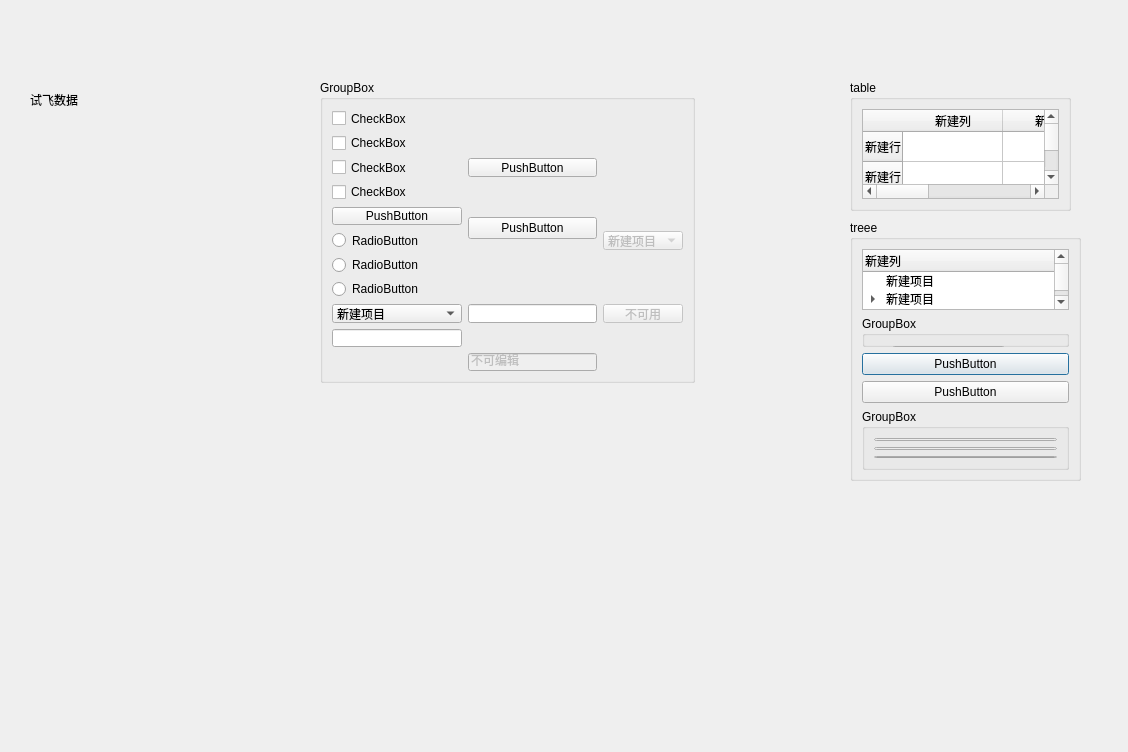
<?xml version="1.0" encoding="UTF-8"?>
<ui version="4.0">
 <class>BTQSSDialog</class>
 <widget class="QDialog" name="BTQSSDialog">
  <property name="geometry">
   <rect>
    <x>0</x>
    <y>0</y>
    <width>1128</width>
    <height>752</height>
   </rect>
  </property>
  <property name="windowTitle">
   <string>Dialog</string>
  </property>
  <property name="styleSheet">
   <string notr="true"/>
  </property>
  <widget class="QLabel" name="label">
   <property name="geometry">
    <rect>
     <x>30</x>
     <y>80</y>
     <width>241</width>
     <height>41</height>
    </rect>
   </property>
   <property name="text">
    <string>&lt;html&gt;&lt;head/&gt;&lt;body&gt;&lt;p&gt;试飞数据&lt;/p&gt;&lt;/body&gt;&lt;/html&gt;</string>
   </property>
  </widget>
  <widget class="QGroupBox" name="groupBox">
   <property name="geometry">
    <rect>
     <x>850</x>
     <y>220</y>
     <width>231</width>
     <height>261</height>
    </rect>
   </property>
   <property name="title">
    <string>treee</string>
   </property>
   <layout class="QVBoxLayout" name="verticalLayout">
    <item>
     <widget class="QTreeWidget" name="treeWidget">
      <column>
       <property name="text">
        <string>新建列</string>
       </property>
      </column>
      <item>
       <property name="text">
        <string>新建项目</string>
       </property>
      </item>
      <item>
       <property name="text">
        <string>新建项目</string>
       </property>
       <item>
        <property name="text">
         <string>新建子项目</string>
        </property>
       </item>
       <item>
        <property name="text">
         <string>新建项目</string>
        </property>
       </item>
       <item>
        <property name="text">
         <string>新建项目</string>
        </property>
       </item>
       <item>
        <property name="text">
         <string>新建项目</string>
        </property>
       </item>
      </item>
      <item>
       <property name="text">
        <string>新建项目</string>
       </property>
       <item>
        <property name="text">
         <string>新建子项目</string>
        </property>
       </item>
       <item>
        <property name="text">
         <string>新建项目</string>
        </property>
        <item>
         <property name="text">
          <string>新建子项目</string>
         </property>
        </item>
       </item>
       <item>
        <property name="text">
         <string>新建项目</string>
        </property>
       </item>
       <item>
        <property name="text">
         <string>新建项目</string>
        </property>
       </item>
      </item>
     </widget>
    </item>
    <item>
     <widget class="QGroupBox" name="groupBox_5">
      <property name="title">
       <string>GroupBox</string>
      </property>
      <widget class="QLineEdit" name="lineEdit_7">
       <property name="geometry">
        <rect>
         <x>30</x>
         <y>30</y>
         <width>113</width>
         <height>21</height>
        </rect>
       </property>
      </widget>
      <widget class="QLineEdit" name="lineEdit_8">
       <property name="geometry">
        <rect>
         <x>10</x>
         <y>100</y>
         <width>321</width>
         <height>41</height>
        </rect>
       </property>
      </widget>
      <widget class="QLineEdit" name="lineEdit_9">
       <property name="geometry">
        <rect>
         <x>30</x>
         <y>50</y>
         <width>171</width>
         <height>31</height>
        </rect>
       </property>
      </widget>
     </widget>
    </item>
    <item>
     <widget class="QPushButton" name="pushButton_5">
      <property name="text">
       <string>PushButton</string>
      </property>
     </widget>
    </item>
    <item>
     <widget class="QPushButton" name="pushButton_6">
      <property name="text">
       <string>PushButton</string>
      </property>
     </widget>
    </item>
    <item>
     <widget class="QGroupBox" name="groupBox_4">
      <property name="title">
       <string>GroupBox</string>
      </property>
      <layout class="QVBoxLayout" name="verticalLayout_4">
       <item>
        <widget class="QLineEdit" name="lineEdit_6"/>
       </item>
       <item>
        <widget class="QLineEdit" name="lineEdit_5"/>
       </item>
       <item>
        <widget class="QLineEdit" name="lineEdit_4"/>
       </item>
      </layout>
     </widget>
    </item>
   </layout>
  </widget>
  <widget class="QGroupBox" name="groupBox_3">
   <property name="geometry">
    <rect>
     <x>320</x>
     <y>80</y>
     <width>375</width>
     <height>303</height>
    </rect>
   </property>
   <property name="title">
    <string>GroupBox</string>
   </property>
   <layout class="QVBoxLayout" name="verticalLayout_3">
    <item>
     <layout class="QGridLayout" name="gridLayout">
      <item row="5" column="2">
       <widget class="QComboBox" name="comboBox_2">
        <property name="enabled">
         <bool>false</bool>
        </property>
        <item>
         <property name="text">
          <string>新建项目</string>
         </property>
        </item>
        <item>
         <property name="text">
          <string>新建项目</string>
         </property>
        </item>
        <item>
         <property name="text">
          <string>新建项目</string>
         </property>
        </item>
        <item>
         <property name="text">
          <string>新建项目</string>
         </property>
        </item>
       </widget>
      </item>
      <item row="4" column="1" rowspan="2">
       <widget class="QPushButton" name="pushButton">
        <property name="text">
         <string>PushButton</string>
        </property>
       </widget>
      </item>
      <item row="3" column="0">
       <widget class="QCheckBox" name="checkBox_4">
        <property name="text">
         <string>CheckBox</string>
        </property>
       </widget>
      </item>
      <item row="2" column="0">
       <widget class="QCheckBox" name="checkBox">
        <property name="text">
         <string>CheckBox</string>
        </property>
        <property name="checked">
         <bool>false</bool>
        </property>
        <property name="tristate">
         <bool>true</bool>
        </property>
       </widget>
      </item>
      <item row="4" column="0">
       <widget class="QPushButton" name="pushButton_4">
        <property name="text">
         <string>PushButton</string>
        </property>
       </widget>
      </item>
      <item row="9" column="0">
       <widget class="QLineEdit" name="lineEdit"/>
      </item>
      <item row="10" column="1">
       <widget class="QLineEdit" name="lineEdit_3">
        <property name="enabled">
         <bool>false</bool>
        </property>
        <property name="text">
         <string>不可编辑</string>
        </property>
       </widget>
      </item>
      <item row="6" column="0">
       <widget class="QRadioButton" name="radioButton_3">
        <property name="text">
         <string>RadioButton</string>
        </property>
       </widget>
      </item>
      <item row="2" column="1">
       <widget class="QPushButton" name="pushButton_3">
        <property name="text">
         <string>PushButton</string>
        </property>
       </widget>
      </item>
      <item row="5" column="0">
       <widget class="QRadioButton" name="radioButton">
        <property name="text">
         <string>RadioButton</string>
        </property>
       </widget>
      </item>
      <item row="1" column="0">
       <widget class="QCheckBox" name="checkBox_2">
        <property name="text">
         <string>CheckBox</string>
        </property>
       </widget>
      </item>
      <item row="0" column="0">
       <widget class="QCheckBox" name="checkBox_3">
        <property name="text">
         <string>CheckBox</string>
        </property>
       </widget>
      </item>
      <item row="8" column="0">
       <widget class="QComboBox" name="comboBox">
        <item>
         <property name="text">
          <string>新建项目</string>
         </property>
        </item>
        <item>
         <property name="text">
          <string>新建项目</string>
         </property>
        </item>
        <item>
         <property name="text">
          <string>新建项目</string>
         </property>
        </item>
        <item>
         <property name="text">
          <string>新建项目</string>
         </property>
        </item>
       </widget>
      </item>
      <item row="8" column="2">
       <widget class="QPushButton" name="pushButton_2">
        <property name="enabled">
         <bool>false</bool>
        </property>
        <property name="text">
         <string>不可用</string>
        </property>
       </widget>
      </item>
      <item row="8" column="1">
       <widget class="QLineEdit" name="lineEdit_2"/>
      </item>
      <item row="7" column="0">
       <widget class="QRadioButton" name="radioButton_2">
        <property name="text">
         <string>RadioButton</string>
        </property>
       </widget>
      </item>
     </layout>
    </item>
   </layout>
  </widget>
  <widget class="QGroupBox" name="groupBox_2">
   <property name="geometry">
    <rect>
     <x>850</x>
     <y>80</y>
     <width>221</width>
     <height>131</height>
    </rect>
   </property>
   <property name="title">
    <string>table</string>
   </property>
   <layout class="QVBoxLayout" name="verticalLayout_2">
    <item>
     <widget class="QTableWidget" name="tableWidget">
      <row>
       <property name="text">
        <string>新建行</string>
       </property>
      </row>
      <row>
       <property name="text">
        <string>新建行</string>
       </property>
      </row>
      <row>
       <property name="text">
        <string>新建行</string>
       </property>
      </row>
      <row>
       <property name="text">
        <string>新建行</string>
       </property>
      </row>
      <row>
       <property name="text">
        <string>新建行</string>
       </property>
      </row>
      <row>
       <property name="text">
        <string>新建行</string>
       </property>
      </row>
      <row>
       <property name="text">
        <string>新建行</string>
       </property>
      </row>
      <row>
       <property name="text">
        <string>新建行</string>
       </property>
      </row>
      <row>
       <property name="text">
        <string>新建行</string>
       </property>
      </row>
      <row>
       <property name="text">
        <string>新建行</string>
       </property>
      </row>
      <row>
       <property name="text">
        <string>新建行</string>
       </property>
      </row>
      <row>
       <property name="text">
        <string>新建行</string>
       </property>
      </row>
      <row>
       <property name="text">
        <string>新建行</string>
       </property>
      </row>
      <row>
       <property name="text">
        <string>新建行</string>
       </property>
      </row>
      <row>
       <property name="text">
        <string>新建行</string>
       </property>
      </row>
      <row>
       <property name="text">
        <string>新建行</string>
       </property>
      </row>
      <row>
       <property name="text">
        <string>新建行</string>
       </property>
      </row>
      <row>
       <property name="text">
        <string>新建行</string>
       </property>
      </row>
      <row>
       <property name="text">
        <string>新建行</string>
       </property>
      </row>
      <row>
       <property name="text">
        <string>新建行</string>
       </property>
      </row>
      <row>
       <property name="text">
        <string>新建行</string>
       </property>
      </row>
      <row>
       <property name="text">
        <string>新建行</string>
       </property>
      </row>
      <row>
       <property name="text">
        <string>新建行</string>
       </property>
      </row>
      <row>
       <property name="text">
        <string>新建行</string>
       </property>
      </row>
      <row>
       <property name="text">
        <string>新建行</string>
       </property>
      </row>
      <row>
       <property name="text">
        <string>新建行</string>
       </property>
      </row>
      <row>
       <property name="text">
        <string>新建行</string>
       </property>
      </row>
      <row>
       <property name="text">
        <string>新建行</string>
       </property>
      </row>
      <row>
       <property name="text">
        <string>新建行</string>
       </property>
      </row>
      <row>
       <property name="text">
        <string>新建行</string>
       </property>
      </row>
      <row>
       <property name="text">
        <string>新建行</string>
       </property>
      </row>
      <row>
       <property name="text">
        <string>新建行</string>
       </property>
      </row>
      <row>
       <property name="text">
        <string>新建行</string>
       </property>
      </row>
      <row>
       <property name="text">
        <string>新建行</string>
       </property>
      </row>
      <row>
       <property name="text">
        <string>新建行</string>
       </property>
      </row>
      <row>
       <property name="text">
        <string>新建行</string>
       </property>
      </row>
      <row>
       <property name="text">
        <string>新建行</string>
       </property>
      </row>
      <column>
       <property name="text">
        <string>新建列</string>
       </property>
      </column>
      <column>
       <property name="text">
        <string>新建列</string>
       </property>
      </column>
      <column>
       <property name="text">
        <string>新建列</string>
       </property>
      </column>
     </widget>
    </item>
   </layout>
  </widget>
 </widget>
 <resources/>
 <connections/>
</ui>
